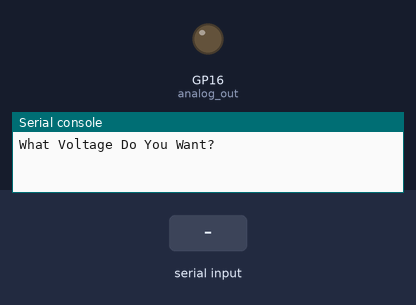
This program was run on a simulated Raspberry Pi Pico running MicroPython. On the bench: output pins drawn as LEDs (lit = HIGH), the last lines printed to the serial console. The test bench sets the inputs (shaded band).

Above: at 1.2 s.
1.3 s: "5" typed at the serial console, then Enter
At 1.8 s:
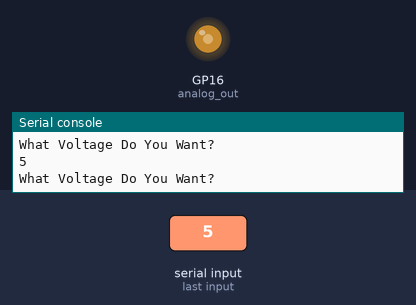
2.8 s: "90" typed at the serial console, then Enter
At 4.2 s:
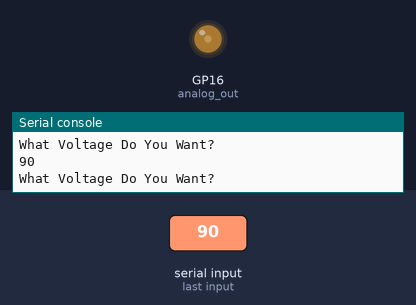
Timing chart, 0 to 5.8 s (numbered marks = the images above; inputs shaded):
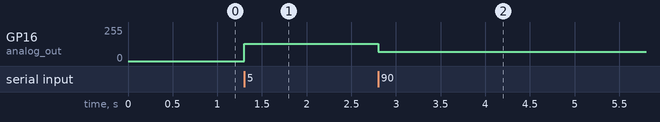

Measured:
- after the input at 1.3 s, GP16 (analog_out): 0/255 → 131/255 at once
- after the input at 2.8 s, GP16 (analog_out): 131/255 → 69/255 at once

The program:

led-voltage-control.py
```python
from machine import PWM, Pin
from time import sleep

PWM_MAX = 65535
VOLT_MAX = 3.3

OUT_PIN = 16

analog_out = PWM(Pin(OUT_PIN))
analog_out.freq(1000)
analog_out.duty_u16(0)

while True:
    voltage = float(input('What Voltage Do You Want? '))
    pwmVal = (PWM_MAX/VOLT_MAX) * voltage
    analog_out.duty_u16(int(pwmVal))
```
